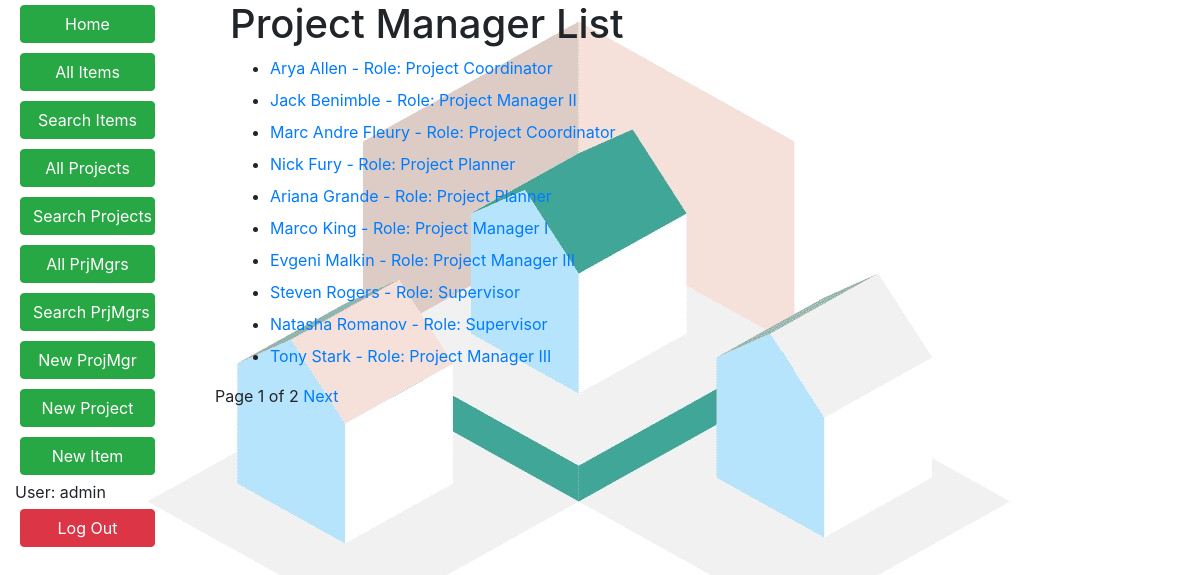
Screenshot of /resreq/prjmgrs/ (signed in) with the database file from the repository.
### resreq/models.py (models this page shows)
class PrjMgr(models.Model):
    first_name = models.CharField(max_length=100)
    last_name = models.CharField(max_length=100)
    emp_num = models.AutoField(primary_key=True)
    date_of_birth = models.DateField(null=True, blank=True)
    date_joined = models.DateField('joined', null=True, blank=True)
    history = HistoricalRecords()
    PRJMGR_ROLE = (
        ('Project Manager I', 'Project Manager I'),
        ('Project Manager II', 'Project Manager II'),
        ('Project Manager III', 'Project Manager III'),
        ('Project Planner', 'Project Planner'),
        ('Project Coordinator', 'Project Coordinator'),
        ('Supervisor', 'Supervisor'),
    )
    role = models.CharField(
        max_length=25,
        choices=PRJMGR_ROLE, default='Project Manager I'
    )
    class Meta:
        ordering = ['last_name', 'first_name']
    def get_absolute_url(self):
        return reverse('prjmgr-detail', args=[str(self.emp_num)])
    def __str__(self):
        return '{0} {1} - Role: {2} '.format(self.first_name, self.last_name, self.role, self.emp_num)

### resreq/views.py (the view)
# urls.py: path('prjmgrs/', views.PrjMgrListView.as_view(), name='prjmgrs'),
class PrjMgrListView(LoginRequiredMixin, generic.ListView):
    model = PrjMgr
    paginate_by = 10

### resreq/templates/resreq/prjmgr_list.html (shortened to what this page needs)
<!DOCTYPE html>
{% extends "base_generic.html" %}
{% load crispy_forms_filters %}
{% block content %}
    <div class="container">
        <h1>Project Manager List</h1>
        <ul>
            {% for prjmgr in prjmgr_list %}
                <li><a href="{{ prjmgr.get_absolute_url }}">{{ prjmgr }} </a></li>
            {% endfor %}
        </ul>
    </div>
{% endblock %}

### resreq/templates/base_generic.html (shortened to what this page needs)
{% load crispy_forms_tags %}
<!DOCTYPE html>
<html lang="en">
<head>
    <link rel="stylesheet" href="https://stackpath.bootstrapcdn.com/bootstrap/4.1.3/css/bootstrap.min.css"
>
    {% load static %}
    <link rel="stylesheet" href="{% static 'css/styles.css' %}">
</head>
<body>
<div class="container-fluid"  >
    <div class="row justify-content-center">
        <div class="col-sm-2">
            {% block sidebar %}
                <ul class="sidebar-nav" >
                    {% if user.is_authenticated %}
                        <form action="{% url 'index' %}">
                            <button type="submit" class="btn btn-success custom">Home</button>
                        </form>
                        <form action="{% url 'items' %}">
                            <button type="submit" class="btn btn-success custom">All Items</button>
                        </form>
                        <form action="{% url 'item-search' %}">
                            <button type="submit" class="btn btn-success custom">Search Items</button>
                        </form>
                        <form action="{% url 'projects' %}">
                            <button type="submit" class="btn btn-success custom">All Projects</button>
                        </form>
                        <form action="{% url 'project-search' %}">
                            <button type="submit" class="btn btn-success custom">Search Projects</button>
                        </form>
                        <form action="{% url 'prjmgrs' %}">
                            <button type="submit" class="btn btn-success custom">All PrjMgrs</button>
                        </form>
                        <form action="{% url 'prjmgr-search' %}">
                            <button type="submit" class="btn btn-success custom">Search PrjMgrs</button>
                        </form>
                    {% endif %}
                    {% if user.is_staff %}
                        <form action="{% url 'prjmgr-create' %}">
                            <button type="submit" class="btn btn-success custom">New ProjMgr</button>
                        </form>
                        <form action="{% url 'project-create' %}">
                            <button type="submit" class="btn btn-success custom">New Project</button>
                        </form>
                        <form action="{% url 'item-create' %}">
                            <button type="submit" class="btn btn-success custom">New Item</button>
                        </form>
                    {% endif %}
                    {% if user.is_authenticated %}
                        <li>User: {{ user.get_username }}</li>
                        <form action="{% url 'logout' %}?next={% url 'logout' %}">
                            <button type="submit" class="btn btn-danger custom">Log Out</button>
                        </form>
                    {% endif %}
                </ul>
            {% endblock %}
        </div>
        <div class="col-sm-10 ">{% block content %}{% endblock %}
            {% block pagination %}
                {% if is_paginated %}
                    <div class="pagination">
                        <span class="page-links">
                            <span class="page-current">
                                Page {{ page_obj.number }} of {{ page_obj.paginator.num_pages }}
                            </span>
                            {% if page_obj.has_next %}
                                <a href="{{ request.path }}?page={{ page_obj.next_page_number }}">   Next</a>
                            {% endif %}
                        </span>
                    </div>
                {% endif %}
            {% endblock %}
        </div>
    </div>
</div>
</body>
</html>

### resreq/static/css/styles.css (style rules this page uses)
.sidebar-nav { padding: 0; list-style: none; }
.btn { margin: 5px; }
.custom { width: 135px; }
body, html { height: 100%; background-image: url(/static/onlylogo.jpg); }

### rows the page displays
PrjMgr: first_name+last_name+role "Arya Allen - Role: Project Coordinator"
PrjMgr: first_name+last_name+role "Jack Benimble - Role: Project Manager II"
PrjMgr: first_name+last_name+role "Marc Andre Fleury - Role: Project Coordinator"
PrjMgr: first_name+last_name+role "Nick Fury - Role: Project Planner"
PrjMgr: first_name+last_name+role "Ariana Grande - Role: Project Planner"
PrjMgr: first_name+last_name+role "Marco King - Role: Project Manager I"
PrjMgr: first_name+last_name+role "Evgeni Malkin - Role: Project Manager III"
PrjMgr: first_name+last_name+role "Steven Rogers - Role: Supervisor"
PrjMgr: first_name+last_name+role "Natasha Romanov - Role: Supervisor"
PrjMgr: first_name+last_name+role "Tony Stark - Role: Project Manager III"

### other values shown
{{ user.get_username }} "admin"
{{ page_obj.number }} "1"
{{ page_obj.paginator.num_pages }} "2"
